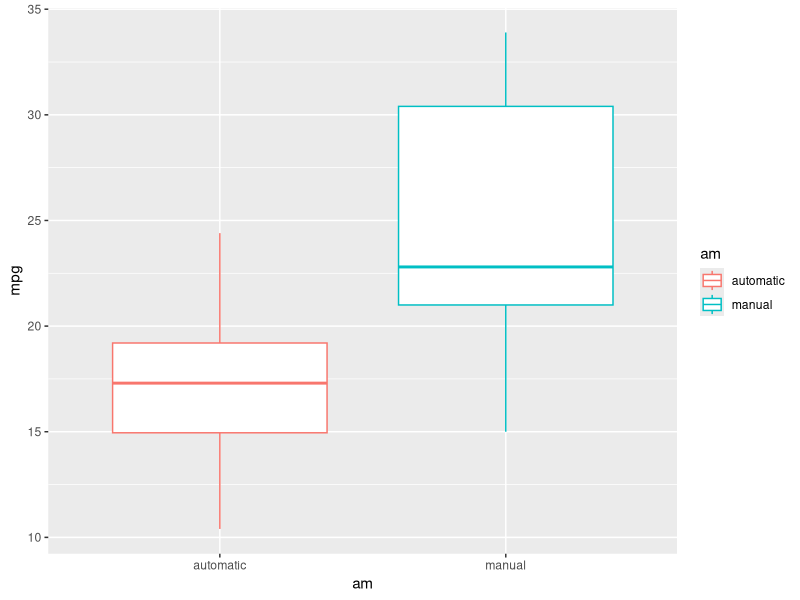
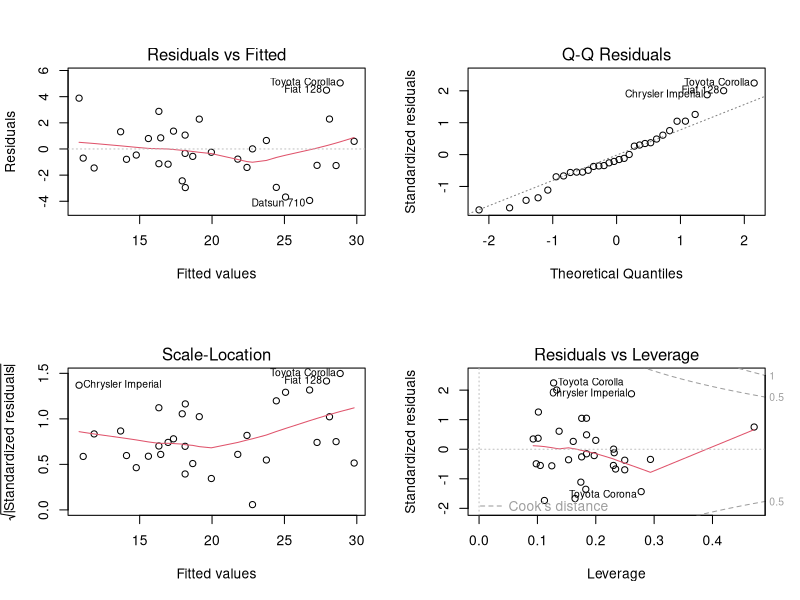
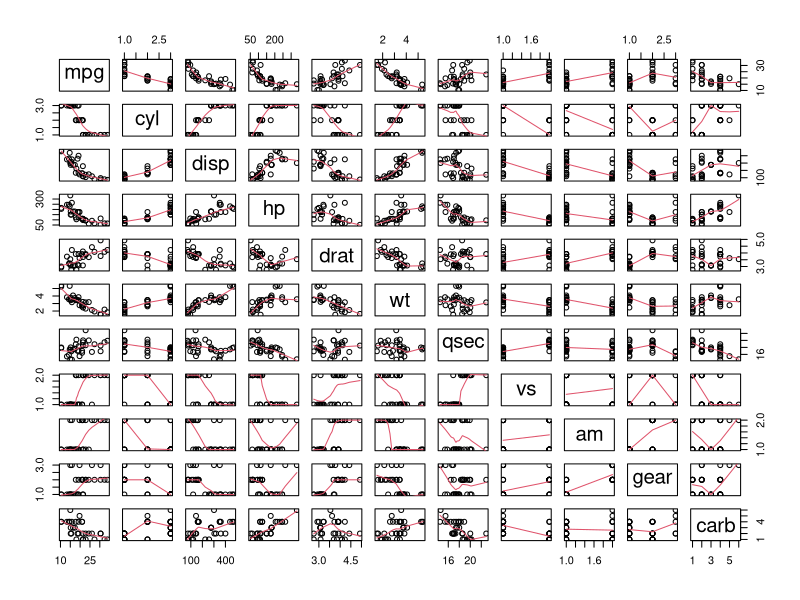

Generate these figures, in order, with R:
## ---- chunk 1
library(datasets); library(car); library(dplyr); library(caret); library(ggplot2); data("mtcars")
cars <- mtcars 
cars$cyl <- factor(cars$cyl)
cars$vs <- factor(cars$vs)
cars$am <- factor(cars$am, labels = c("automatic", "manual"))
cars$gear <- factor(cars$gear)
cars$carb <- factor(cars$carb)
## ---- chunk 2
fit.all <- lm(mpg ~ ., data = cars)
vif(fit.all)
## ---- chunk 3
g <- ggplot(cars, aes(x = am, y = mpg, color = am))
g <- g + geom_boxplot(); g
## ---- chunk 4
t.test(cars$mpg[mtcars$am == 0], cars$mpg[mtcars$am == 1])
## ---- chunk 5
fit.am <- lm(mpg ~ am, data = cars)
fit.all <- lm(mpg ~ ., data = cars)
fit.step <- step(fit.all, direction = "both", trace = 0)
anova(fit.am, fit.step, fit.all)
## ---- chunk 6
fit.my <- lm(mpg ~ am + cyl + wt + carb, data = cars)
anova(fit.my, fit.step)
## ---- chunk 7
par(mfrow = c(2, 2))
plot(fit.step); summary(fit.step)
## ---- chunk 8
pairs(cars, panel = panel.smooth)
